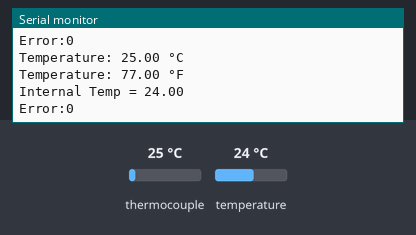
Bench run of a sketch on a simulated Arduino Uno, built with avr-gcc and run on an emulated ATmega328P. On the bench: the last lines printed to the serial monitor. Inputs (shaded band) come from the test bench; at power-on: thermocouple 25 °C, temperature 24 °C.

Above: at 1.2 s.
1.3 s: thermocouple set to 6 °C
At 2.6 s:
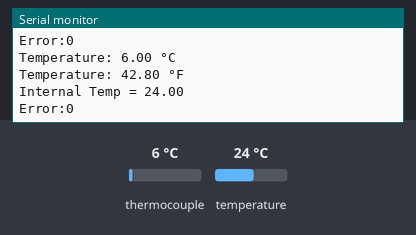
2.8 s: temperature set to 12 °C
At 3.6 s:
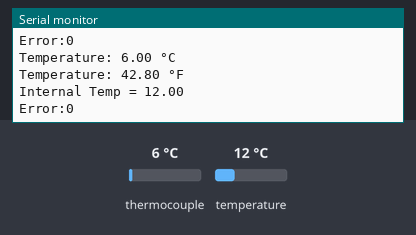
4.3 s: thermocouple set to 75 °C
At 5.4 s:
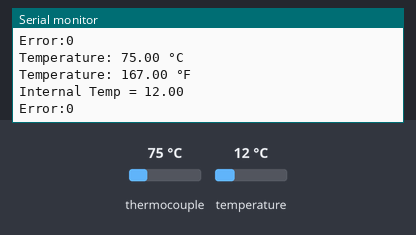
Timing chart, 0 to 7.3 s (numbered marks = the images above; inputs shaded):
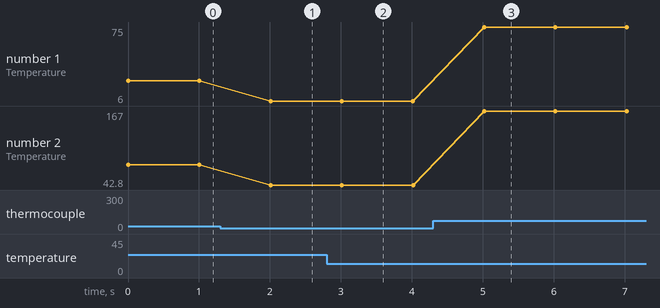

Measured:
- after the input at 1.3 s, the serial monitor: prints a new line after 0.71 s (image 1)
- after the input at 2.8 s, the serial monitor: prints a new line after 0.22 s (image 2)
- after the input at 4.3 s, the serial monitor: prints a new line after 0.72 s (image 3)
- plotted number 1: 25 → 6 after the input at 1.3 s, 6 → 75 after the input at 4.3 s
- plotted number 2: 77 → 42.8 after the input at 1.3 s, 42.8 → 167 after the input at 4.3 s

The sketch:

MAX31855.ino
```cpp
#include <SPI.h>
#include <Adafruit_MAX31855.h>

// Define MAX31855 SPI pins
#define MAX_CS 10  // Connect to CS pin of MAX31855

// Create MAX31855 object
Adafruit_MAX31855 thermocouple(MAX_CS);

void setup() {
    Serial.begin(115200);
    while (!Serial);  // Wait for Serial Monitor

    Serial.println("MAX31855 Thermocouple Test");

    if (!thermocouple.begin()) {
        Serial.println("ERROR: MAX31855 not detected!");
        while (1);
    }
}

void loop() {
    double tempC = thermocouple.readCelsius();
    double tempF = thermocouple.readFahrenheit();

    if (isnan(tempC)) {
        Serial.println("Error reading thermocouple!");
    } else {
        Serial.print("Temperature: ");
        Serial.print(tempC);
        Serial.println(" °C");

        Serial.print("Temperature: ");
        Serial.print(tempF);
        Serial.println(" °F");

        Serial.print("Internal Temp = ");
        Serial.println(thermocouple.readInternal());

        Serial.print("Error:" );
        Serial.println(thermocouple.readError());
    }

    delay(1000);
}
```
